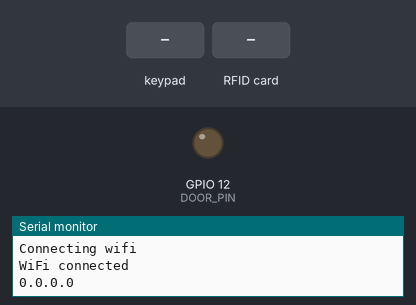
A sketch run on a simulated ESP32. Parts: output pins drawn as LEDs (lit = HIGH), the last lines printed to the serial monitor. The test bench sets the inputs (shaded band). WiFi joins after 1.5 s; servers stay silent unless stated; uploads are accepted with an empty reply.

Above: at 1.2 s.
1.3 s: keypad keys 1 2 7 8 # pressed 0.4 s apart
At 3.9 s:
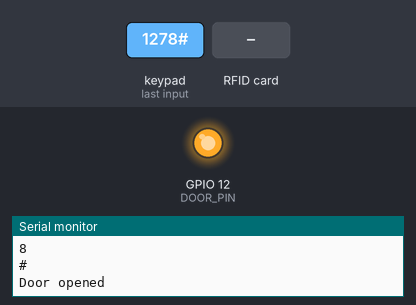
4.8 s: RFID card 5E 7A 19 C4 held to the reader
6.3 s: key 'A' pressed
7.8 s: key 'B' pressed
9.3 s: keypad keys 1 2 7 8 * pressed 0.4 s apart
12.8 s: key 'C' pressed
Timing chart, 0 to 15.3 s (numbered marks = the images above; inputs shaded):
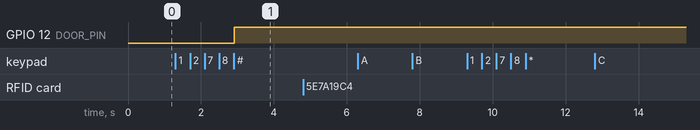

The sketch:

ShelfDoor611.ino
```cpp
#include <SPI.h>
#include <MFRC522.h>
#include <WiFi.h>
#include <HTTPClient.h>
#include <WiFiUdp.h>
#include <ArduinoOTA.h>
#include <driver/adc.h>
#include <Wire.h>
#include <Keypad.h>
#define SS_PIN 5
#define RST_PIN 0
#define DOOR_PIN 12
#define TERMINAL_NAME "Shelf"

const char *mainLinkForSpr = "https://script.google.com/macros/s/AKfycbx4nnrlaQRB9HqUn2qveMr85mwBdg2Hk75rUAO4HKyFYgzFD7Ldg8OGQE642N3cNs90jg/exec";
const char *keypadLinkForSpr = "https://script.google.com/macros/s/AKfycbx4nnrlaQRB9HqUn2qveMr85mwBdg2Hk75rUAO4HKyFYgzFD7Ldg8OGQE642N3cNs90jg/exec?request=keypadCodes";

const char *ssid = "SSID";
const char *password = "PASSWORD";

const char *root_ca =
  "-----BEGIN CERTIFICATE-----\n"
  "MIIFVzCCAz+gAwIBAgINAgPlk28xsBNJiGuiFzANBgkqhkiG9w0BAQwFADBHMQsw\n"
  "CQYDVQQGEwJVUzEiMCAGA1UEChMZR29vZ2xlIFRydXN0IFNlcnZpY2VzIExMQzEU\n"
  "MBIGA1UEAxMLR1RTIFJvb3QgUjEwHhcNMTYwNjIyMDAwMDAwWhcNMzYwNjIyMDAw\n"
  "MDAwWjBHMQswCQYDVQQGEwJVUzEiMCAGA1UEChMZR29vZ2xlIFRydXN0IFNlcnZp\n"
  "Y2VzIExMQzEUMBIGA1UEAxMLR1RTIFJvb3QgUjEwggIiMA0GCSqGSIb3DQEBAQUA\n"
  "A4ICDwAwggIKAoICAQC2EQKLHuOhd5s73L+UPreVp0A8of2C+X0yBoJx9vaMf/vo\n"
  "27xqLpeXo4xL+Sv2sfnOhB2x+cWX3u+58qPpvBKJXqeqUqv4IyfLpLGcY9vXmX7w\n"
  "Cl7raKb0xlpHDU0QM+NOsROjyBhsS+z8CZDfnWQpJSMHobTSPS5g4M/SCYe7zUjw\n"
  "TcLCeoiKu7rPWRnWr4+wB7CeMfGCwcDfLqZtbBkOtdh+JhpFAz2weaSUKK0Pfybl\n"
  "qAj+lug8aJRT7oM6iCsVlgmy4HqMLnXWnOunVmSPlk9orj2XwoSPwLxAwAtcvfaH\n"
  "szVsrBhQf4TgTM2S0yDpM7xSma8ytSmzJSq0SPly4cpk9+aCEI3oncKKiPo4Zor8\n"
  "Y/kB+Xj9e1x3+naH+uzfsQ55lVe0vSbv1gHR6xYKu44LtcXFilWr06zqkUspzBmk\n"
  "MiVOKvFlRNACzqrOSbTqn3yDsEB750Orp2yjj32JgfpMpf/VjsPOS+C12LOORc92\n"
  "wO1AK/1TD7Cn1TsNsYqiA94xrcx36m97PtbfkSIS5r762DL8EGMUUXLeXdYWk70p\n"
  "aDPvOmbsB4om3xPXV2V4J95eSRQAogB/mqghtqmxlbCluQ0WEdrHbEg8QOB+DVrN\n"
  "VjzRlwW5y0vtOUucxD/SVRNuJLDWcfr0wbrM7Rv1/oFB2ACYPTrIrnqYNxgFlQID\n"
  "AQABo0IwQDAOBgNVHQ8BAf8EBAMCAYYwDwYDVR0TAQH/BAUwAwEB/zAdBgNVHQ4E\n"
  "FgQU5K8rJnEaK0gnhS9SZizv8IkTcT4wDQYJKoZIhvcNAQEMBQADggIBAJ+qQibb\n"
  "C5u+/x6Wki4+omVKapi6Ist9wTrYggoGxval3sBOh2Z5ofmmWJyq+bXmYOfg6LEe\n"
  "QkEzCzc9zolwFcq1JKjPa7XSQCGYzyI0zzvFIoTgxQ6KfF2I5DUkzps+GlQebtuy\n"
  "h6f88/qBVRRiClmpIgUxPoLW7ttXNLwzldMXG+gnoot7TiYaelpkttGsN/H9oPM4\n"
  "7HLwEXWdyzRSjeZ2axfG34arJ45JK3VmgRAhpuo+9K4l/3wV3s6MJT/KYnAK9y8J\n"
  "ZgfIPxz88NtFMN9iiMG1D53Dn0reWVlHxYciNuaCp+0KueIHoI17eko8cdLiA6Ef\n"
  "MgfdG+RCzgwARWGAtQsgWSl4vflVy2PFPEz0tv/bal8xa5meLMFrUKTX5hgUvYU/\n"
  "Z6tGn6D/Qqc6f1zLXbBwHSs09dR2CQzreExZBfMzQsNhFRAbd03OIozUhfJFfbdT\n"
  "6u9AWpQKXCBfTkBdYiJ23//OYb2MI3jSNwLgjt7RETeJ9r/tSQdirpLsQBqvFAnZ\n"
  "0E6yove+7u7Y/9waLd64NnHi/Hm3lCXRSHNboTXns5lndcEZOitHTtNCjv0xyBZm\n"
  "2tIMPNuzjsmhDYAPexZ3FL//2wmUspO8IFgV6dtxQ/PeEMMA3KgqlbbC1j+Qa3bb\n"
  "bP6MvPJwNQzcmRk13NfIRmPVNnGuV/u3gm3c\n"
  "-----END CERTIFICATE-----\n"\
;
MFRC522 mfrc522(SS_PIN, RST_PIN);
MFRC522::StatusCode status;

const byte ROWS = 4;
const byte COLS = 4;
char keys[ROWS][COLS] = {
  { '1', '2', '3', 'A' },
  { '4', '5', '6', 'B' },
  { '7', '8', '9', 'C' },
  { '*', '0', '#', 'D' }
};
byte rowPins[ROWS] = { 14, 27, 26, 25 };
byte colPins[COLS] = { 33, 32, 13, 15 };
Keypad keypad = Keypad(makeKeymap(keys), rowPins, colPins, ROWS, COLS);

String enteredCode = "";
const String correctCode = "1278";

void dualPrint(const __FlashStringHelper *text) {
  Serial.println(text);
}


void openDoor() {
  if (digitalRead(DOOR_PIN) == HIGH) {
    digitalWrite(DOOR_PIN, LOW);
  } else {
    digitalWrite(DOOR_PIN, HIGH);
  }
}

void closeDoor() {
  digitalWrite(DOOR_PIN, LOW);
}

void setup() {

  pinMode(DOOR_PIN, OUTPUT);
  digitalWrite(DOOR_PIN, LOW);
  Serial.begin(115200);
  while (!Serial)
    ;
  SPI.begin();
  mfrc522.PCD_Init();
  WiFi.begin(ssid, password);
  Serial.println(F("Connecting wifi"));
  byte printedDots = 0;
  Serial.println("");
  dualPrint(F("WiFi connected"));
  Serial.println(WiFi.localIP());
#ifdef OTA
  ArduinoOTA
    .onStart([]() {
      String type;
      if (ArduinoOTA.getCommand() == U_FLASH)
        type = "sketch";
      else
        type = "filesystem";
      Serial.println("Start updating " + type);
    })
    .onEnd([]() {
      Serial.println("\nEnd");
    })
    .onProgress([](unsigned int progress, unsigned int total) {
      Serial.printf("Progress: %u%%\r", (progress / (total / 100)));
    })
    .onError([](ota_error_t error) {
      Serial.printf("Error[%u]: ", error);
      if (error == OTA_AUTH_ERROR)
        Serial.println("Auth Failed");
      else if (error == OTA_BEGIN_ERROR)
        Serial.println("Begin Failed");
      else if (error == OTA_CONNECT_ERROR)
        Serial.println("Connect Failed");
      else if (error == OTA_RECEIVE_ERROR)
        Serial.println("Receive Failed");
      else if (error == OTA_END_ERROR)
        Serial.println("End Failed");
    });

  ArduinoOTA.begin();
#endif
}

void handleDataFromGoogle(String data) {

  int colonIndex = data.indexOf(":");
  String accessType = data.substring(0, colonIndex);
  int nextColonIndex = data.indexOf(":", colonIndex + 1);
  String name = data.substring(colonIndex + 1, nextColonIndex);
  String text = data.substring(nextColonIndex + 1, data.length());

  if (accessType.equalsIgnoreCase("door")) {
    openDoor();
  } else {
    closeDoor();
  }
}

void getGoogleData() {
  HTTPClient http;
  String data;

  uint64_t time = esp_timer_get_time();
  char url[150];
  int pointerShift = sprintf(url, "%s?uid=", mainLinkForSpr);

  for (size_t i = 0; i < mfrc522.uid.size; i++) {
    pointerShift += sprintf(url + pointerShift, "%X", mfrc522.uid.uidByte[i]);
  }

#ifdef TERMINAL_NAME
  pointerShift += sprintf(url + pointerShift, "&terminal=%s", TERMINAL_NAME);
#endif

  Serial.println(url);
  Serial.println(F("Connecting to google"));
  http.begin(url, root_ca);

  const char *location = "Location";
  const char *headerKeys[] = { location };
  http.collectHeaders(headerKeys, 1);
  int code = http.GET();
  Serial.printf("code %d\n", code);
  if (code == 302) {

    String newUrl = http.header(location);
    http.end();

    Serial.println(newUrl);
    http.begin(newUrl, root_ca);
    code = http.GET();
    Serial.printf("status code %d\n", code);

    data = http.getString();
    Serial.println(data);

  } else {
    if (code == 403 || code == -1) {
      if (code == -1) {
        Serial.println(F("If it says something like start_ssl_clien error"));
        Serial.print(F("try to update the ssl CERTIFICATE"));
      } else {
        Serial.print(F("Open this link in any browser "));
        Serial.println(url);
        Serial.println(F("If it says Authorization is ...."));
        Serial.println(F("Open the google script and republish it"));
      }
    }
  }

  if (!data.isEmpty() && data.length() > 1) {
    handleDataFromGoogle(data);
  }

  Serial.printf("time=%d\n", esp_timer_get_time() - time);
}

void loop() {
#ifdef OTA
  ArduinoOTA.handle();
#endif
  if (!mfrc522.PICC_IsNewCardPresent()) {
    char key = keypad.getKey();
    if (key) {
      Serial.println(key);
      if (key == '#') {
        if (enteredCode == correctCode) {
          openDoor();
          Serial.println("Door opened");
        } else {
          Serial.println("Incorrect code");
          closeDoor();
        }
        enteredCode = "";
      } else if (key == '*') {
        enteredCode = "";
        Serial.println("Code cleared");
      } else {
        enteredCode += key;
      }
    }
    return;
  }

  if (!mfrc522.PICC_ReadCardSerial()) {
    return;
  }

  for (size_t i = 0; i < mfrc522.uid.size; i++) {

    Serial.printf("%X", mfrc522.uid.uidByte[i]);
  }
  getGoogleData();

  mfrc522.PICC_HaltA();
  mfrc522.PCD_StopCrypto1();
}
```

Measured:
- after the input at 1.3 s, GPIO 12 (DOOR_PIN): LOW → HIGH after 1.6 s
